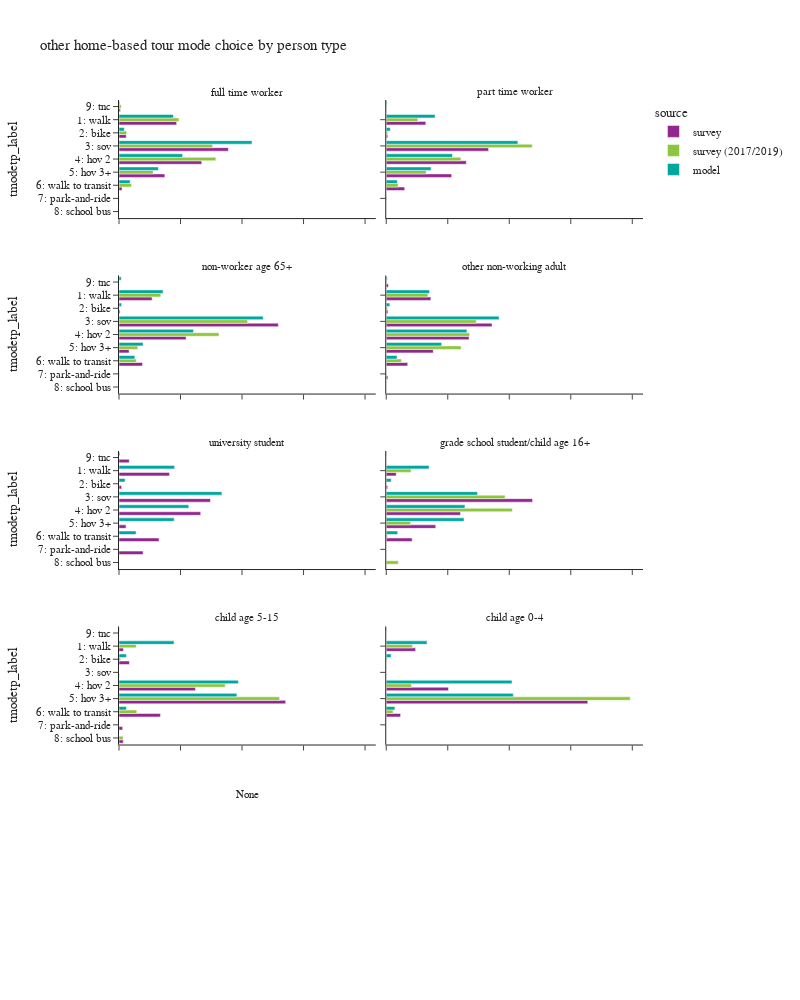

Notebook code for this chart:
### Code cell
plot_mode_choice(hb_tour,"pptyp_label",
                 {"pptyp_label":["full time worker","part time worker","non-worker age 65+","other non-working adult",
                                 "university student","grade school student/child age 16+","child age 5-15","child age 0-4"],
                  "tmodetp_label":["1: walk","2: bike","3: sov","4: hov 2","5: hov 3+","6: walk to transit",
                                   "7: park-and-ride","8: school bus","9: other–survey only"]},
                 "person type",2,1000)

### Figure 1 — Plotly figure (JSON) as saved in the notebook; plotly's stock layout.template omitted (floating-point values rounded to 4 significant figures)
{"data": [{"alignmentgroup": "True", "customdata": [[2], [459], [52], [448], [262], [145], [44], [2], [13]], "hovertemplate": "source=survey<br>pptyp_label=full time worker<br>percentage=%{x}<br>tmodetp_label=%{y}<br>sample_count=%{customdata[0]}<extra></extra>", "legendgroup": "survey", "marker": {"color": "#91268F", "pattern": {"shape": ""}}, "name": "survey", "offsetgroup": "survey", "orientation": "h", "showlegend": true, "textposition": "auto", "type": "bar", "x": [0.0005938, 0.1874, 0.02359, 0.3555, 0.2691, 0.149, 0.009953, 0.0003212, 0.004464], "xaxis": "x9", "y": [null, "1: walk", "2: bike", "3: sov", "4: hov 2", "5: hov 3+", "6: walk to transit", "7: park-and-ride", "9: tnc"], "yaxis": "y9"}, {"alignmentgroup": "True", "customdata": [[80], [11], [151], [75], [47], [25], [2]], "hovertemplate": "source=survey<br>pptyp_label=part time worker<br>percentage=%{x}<br>tmodetp_label=%{y}<br>sample_count=%{customdata[0]}<extra></extra>", "legendgroup": "survey", "marker": {"color": "#91268F", "pattern": {"shape": ""}}, "name": "survey", "offsetgroup": "survey", "orientation": "h", "showlegend": false, "textposition": "auto", "type": "bar", "x": [0.1287, 0.004936, 0.3327, 0.2602, 0.2128, 0.06002, 0.0006502], "xaxis": "x10", "y": ["1: walk", "2: bike", "3: sov", "4: hov 2", "5: hov 3+", "6: walk to transit", "9: tnc"], "yaxis": "y10"}, {"alignmentgroup": "True", "customdata": [[13], [159], [11], [428], [254], [56], [55], [4], [1]], "hovertemplate": "source=survey<br>pptyp_label=non-worker age 65+<br>percentage=%{x}<br>tmodetp_label=%{y}<br>sample_count=%{customdata[0]}<extra></extra>", "legendgroup": "survey", "marker": {"color": "#91268F", "pattern": {"shape": ""}}, "name": "survey", "offsetgroup": "survey", "orientation": "h", "showlegend": false, "textposition": "auto", "type": "bar", "x": [0.04226, 0.1077, 0.003493, 0.5181, 0.2182, 0.03289, 0.07654, 0.0006476, 0.0001449], "xaxis": "x7", "y": [null, "1: walk", "2: bike", "3: sov", "4: hov 2", "5: hov 3+", "6: walk to transit", "7: park-and-ride", "9: tnc"], "yaxis": "y7"}, {"alignmentgroup": "True", "customdata": [[4], [187], [22], [324], [194], [110], [64], [5], [7]], "hovertemplate": "source=survey<br>pptyp_label=other non-working adult<br>percentage=%{x}<br>tmodetp_label=%{y}<br>sample_count=%{customdata[0]}<extra></extra>", "legendgroup": "survey", "marker": {"color": "#91268F", "pattern": {"shape": ""}}, "name": "survey", "offsetgroup": "survey", "orientation": "h", "showlegend": false, "textposition": "auto", "type": "bar", "x": [0.001372, 0.1451, 0.005409, 0.3439, 0.2692, 0.1529, 0.06977, 0.005298, 0.007054], "xaxis": "x8", "y": [null, "1: walk", "2: bike", "3: sov", "4: hov 2", "5: hov 3+", "6: walk to transit", "7: park-and-ride", "9: tnc"], "yaxis": "y8"}, {"alignmentgroup": "True", "customdata": [[39], [5], [27], [15], [4], [10], [3], [1]], "hovertemplate": "source=survey<br>pptyp_label=university student<br>percentage=%{x}<br>tmodetp_label=%{y}<br>sample_count=%{customdata[0]}<extra></extra>", "legendgroup": "survey", "marker": {"color": "#91268F", "pattern": {"shape": ""}}, "name": "survey", "offsetgroup": "survey", "orientation": "h", "showlegend": false, "textposition": "auto", "type": "bar", "x": [0.1641, 0.008495, 0.2973, 0.2657, 0.02279, 0.13, 0.07835, 0.03329], "xaxis": "x5", "y": ["1: walk", "2: bike", "3: sov", "4: hov 2", "5: hov 3+", "6: walk to transit", "7: park-and-ride", "9: tnc"], "yaxis": "y5"}, {"alignmentgroup": "True", "customdata": [[5], [3], [17], [9], [15], [2], [1]], "hovertemplate": "source=survey<br>pptyp_label=grade school student/child age 16+<br>percentage=%{x}<br>tmodetp_label=%{y}<br>sample_count=%{customdata[0]}<extra></extra>", "legendgroup": "survey", "marker": {"color": "#91268F", "pattern": {"shape": ""}}, "name": "survey", "offsetgroup": "survey", "orientation": "h", "showlegend": false, "textposition": "auto", "type": "bar", "x": [0.03245, 0.004678, 0.4759, 0.2415, 0.1608, 0.08429, 0.0003491], "xaxis": "x6", "y": ["1: walk", "2: bike", "3: sov", "4: hov 2", "5: hov 3+", "6: walk to transit", "8: school bus"], "yaxis": "y6"}, {"alignmentgroup": "True", "customdata": [[9], [4], [1], [43], [104], [5], [1], [4]], "hovertemplate": "source=survey<br>pptyp_label=child age 5-15<br>percentage=%{x}<br>tmodetp_label=%{y}<br>sample_count=%{customdata[0]}<extra></extra>", "legendgroup": "survey", "marker": {"color": "#91268F", "pattern": {"shape": ""}}, "name": "survey", "offsetgroup": "survey", "orientation": "h", "showlegend": false, "textposition": "auto", "type": "bar", "x": [0.01448, 0.03374, 0.000817, 0.2486, 0.5419, 0.1346, 0.0119, 0.01398], "xaxis": "x3", "y": ["1: walk", "2: bike", "3: sov", "4: hov 2", "5: hov 3+", "6: walk to transit", "7: park-and-ride", "8: school bus"], "yaxis": "y3"}, {"alignmentgroup": "True", "customdata": [[26], [20], [74], [1], [1]], "hovertemplate": "source=survey<br>pptyp_label=child age 0-4<br>percentage=%{x}<br>tmodetp_label=%{y}<br>sample_count=%{customdata[0]}<extra></extra>", "legendgroup": "survey", "marker": {"color": "#91268F", "pattern": {"shape": ""}}, "name": "survey", "offsetgroup": "survey", "orientation": "h", "showlegend": false, "textposition": "auto", "type": "bar", "x": [0.09553, 0.2022, 0.6553, 0.04666, 0.0002918], "xaxis": "x4", "y": ["1: walk", "4: hov 2", "5: hov 3+", "6: walk to transit", "7: park-and-ride"], "yaxis": "y4"}, {"alignmentgroup": "True", "customdata": [[8], [806], [44], [595], [456], [166], [145], [6], [36]], "hovertemplate": "source=survey (2017/2019)<br>pptyp_label=full time worker<br>percentage=%{x}<br>tmodetp_label=%{y}<br>sample_count=%{customdata[0]}<extra></extra>", "legendgroup": "survey (2017/2019)", "marker": {"color": "#8CC63E", "pattern": {"shape": ""}}, "name": "survey (2017/2019)", "offsetgroup": "survey (2017/2019)", "orientation": "h", "showlegend": true, "textposition": "auto", "type": "bar", "x": [0.0004411, 0.195, 0.02493, 0.3045, 0.3147, 0.1112, 0.04076, 0.001106, 0.007358], "xaxis": "x9", "y": [null, "1: walk", "2: bike", "3: sov", "4: hov 2", "5: hov 3+", "6: walk to transit", "7: park-and-ride", "9: tnc"], "yaxis": "y9"}, {"alignmentgroup": "True", "customdata": [[5], [188], [9], [220], [143], [82], [55], [2], [1], [6]], "hovertemplate": "source=survey (2017/2019)<br>pptyp_label=part time worker<br>percentage=%{x}<br>tmodetp_label=%{y}<br>sample_count=%{customdata[0]}<extra></extra>", "legendgroup": "survey (2017/2019)", "marker": {"color": "#8CC63E", "pattern": {"shape": ""}}, "name": "survey (2017/2019)", "offsetgroup": "survey (2017/2019)", "orientation": "h", "showlegend": false, "textposition": "auto", "type": "bar", "x": [0.001189, 0.1028, 0.004672, 0.4749, 0.2428, 0.13, 0.03866, 0.002661, 0.0001445, 0.00225], "xaxis": "x10", "y": [null, "1: walk", "2: bike", "3: sov", "4: hov 2", "5: hov 3+", "6: walk to transit", "7: park-and-ride", "8: school bus", "9: tnc"], "yaxis": "y10"}, {"alignmentgroup": "True", "customdata": [[2], [315], [17], [598], [356], [73], [128], [9], [3]], "hovertemplate": "source=survey (2017/2019)<br>pptyp_label=non-worker age 65+<br>percentage=%{x}<br>tmodetp_label=%{y}<br>sample_count=%{customdata[0]}<extra></extra>", "legendgroup": "survey (2017/2019)", "marker": {"color": "#8CC63E", "pattern": {"shape": ""}}, "name": "survey (2017/2019)", "offsetgroup": "survey (2017/2019)", "orientation": "h", "showlegend": false, "textposition": "auto", "type": "bar", "x": [4.419e-05, 0.136, 0.001393, 0.4182, 0.3251, 0.06113, 0.0561, 0.002039, 6.495e-05], "xaxis": "x7", "y": [null, "1: walk", "2: bike", "3: sov", "4: hov 2", "5: hov 3+", "6: walk to transit", "7: park-and-ride", "9: tnc"], "yaxis": "y7"}, {"alignmentgroup": "True", "customdata": [[3], [479], [31], [480], [371], [201], [186], [5], [2], [20]], "hovertemplate": "source=survey (2017/2019)<br>pptyp_label=other non-working adult<br>percentage=%{x}<br>tmodetp_label=%{y}<br>sample_count=%{customdata[0]}<extra></extra>", "legendgroup": "survey (2017/2019)", "marker": {"color": "#8CC63E", "pattern": {"shape": ""}}, "name": "survey (2017/2019)", "offsetgroup": "survey (2017/2019)", "orientation": "h", "showlegend": false, "textposition": "auto", "type": "bar", "x": [0.0003158, 0.1354, 0.004295, 0.2927, 0.2711, 0.2435, 0.04935, 0.00131, 0.0001991, 0.001859], "xaxis": "x8", "y": [null, "1: walk", "2: bike", "3: sov", "4: hov 2", "5: hov 3+", "6: walk to transit", "7: park-and-ride", "8: school bus", "9: tnc"], "yaxis": "y8"}, {"alignmentgroup": "True", "customdata": [[9], [13], [25], [6], [4], [2]], "hovertemplate": "source=survey (2017/2019)<br>pptyp_label=grade school student/child age 16+<br>percentage=%{x}<br>tmodetp_label=%{y}<br>sample_count=%{customdata[0]}<extra></extra>", "legendgroup": "survey (2017/2019)", "marker": {"color": "#8CC63E", "pattern": {"shape": ""}}, "name": "survey (2017/2019)", "offsetgroup": "survey (2017/2019)", "orientation": "h", "showlegend": false, "textposition": "auto", "type": "bar", "x": [0.0808, 0.3865, 0.4101, 0.07933, 0.004154, 0.0391], "xaxis": "x6", "y": ["1: walk", "3: sov", "4: hov 2", "5: hov 3+", "6: walk to transit", "8: school bus"], "yaxis": "y6"}, {"alignmentgroup": "True", "customdata": [[34], [4], [68], [149], [10], [7]], "hovertemplate": "source=survey (2017/2019)<br>pptyp_label=child age 5-15<br>percentage=%{x}<br>tmodetp_label=%{y}<br>sample_count=%{customdata[0]}<extra></extra>", "legendgroup": "survey (2017/2019)", "marker": {"color": "#8CC63E", "pattern": {"shape": ""}}, "name": "survey (2017/2019)", "offsetgroup": "survey (2017/2019)", "orientation": "h", "showlegend": false, "textposition": "auto", "type": "bar", "x": [0.0559, 0.005335, 0.3453, 0.5222, 0.05793, 0.01329], "xaxis": "x3", "y": ["1: walk", "2: bike", "4: hov 2", "5: hov 3+", "6: walk to transit", "8: school bus"], "yaxis": "y3"}, {"alignmentgroup": "True", "customdata": [[2], [74], [8], [79], [187], [11]], "hovertemplate": "source=survey (2017/2019)<br>pptyp_label=child age 0-4<br>percentage=%{x}<br>tmodetp_label=%{y}<br>sample_count=%{customdata[0]}<extra></extra>", "legendgroup": "survey (2017/2019)", "marker": {"color": "#8CC63E", "pattern": {"shape": ""}}, "name": "survey (2017/2019)", "offsetgroup": "survey (2017/2019)", "orientation": "h", "showlegend": false, "textposition": "auto", "type": "bar", "x": [0.01362, 0.08566, 0.00288, 0.08221, 0.7931, 0.02254], "xaxis": "x4", "y": [null, "1: walk", "2: bike", "4: hov 2", "5: hov 3+", "6: walk to transit"], "yaxis": "y4"}, {"alignmentgroup": "True", "customdata": [[31], [157451], [15472], [385221], [184249], [114091], [32197], [2203]], "hovertemplate": "source=model<br>pptyp_label=full time worker<br>percentage=%{x}<br>tmodetp_label=%{y}<br>sample_count=%{customdata[0]}<extra></extra>", "legendgroup": "model", "marker": {"color": "#00A7A0", "pattern": {"shape": ""}}, "name": "model", "offsetgroup": "model", "orientation": "h", "showlegend": true, "textposition": "auto", "type": "bar", "x": [3.48e-05, 0.1767, 0.01737, 0.4324, 0.2068, 0.1281, 0.03614, 0.002473], "xaxis": "x9", "y": [null, "1: walk", "2: bike", "3: sov", "4: hov 2", "5: hov 3+", "6: walk to transit", "9: tnc"], "yaxis": "y9"}, {"alignmentgroup": "True", "customdata": [[7], [42328], [3518], [114031], [57385], [38881], [9586], [731]], "hovertemplate": "source=model<br>pptyp_label=part time worker<br>percentage=%{x}<br>tmodetp_label=%{y}<br>sample_count=%{customdata[0]}<extra></extra>", "legendgroup": "model", "marker": {"color": "#00A7A0", "pattern": {"shape": ""}}, "name": "model", "offsetgroup": "model", "orientation": "h", "showlegend": false, "textposition": "auto", "type": "bar", "x": [2.627e-05, 0.1588, 0.0132, 0.4279, 0.2154, 0.1459, 0.03597, 0.002743], "xaxis": "x10", "y": [null, "1: walk", "2: bike", "3: sov", "4: hov 2", "5: hov 3+", "6: walk to transit", "9: tnc"], "yaxis": "y10"}, {"alignmentgroup": "True", "customdata": [[82848], [4889], [271261], [139970], [45341], [29720], [4364]], "hovertemplate": "source=model<br>pptyp_label=non-worker age 65+<br>percentage=%{x}<br>tmodetp_label=%{y}<br>sample_count=%{customdata[0]}<extra></extra>", "legendgroup": "model", "marker": {"color": "#00A7A0", "pattern": {"shape": ""}}, "name": "model", "offsetgroup": "model", "orientation": "h", "showlegend": false, "textposition": "auto", "type": "bar", "x": [0.1432, 0.008453, 0.469, 0.242, 0.07839, 0.05138, 0.007545], "xaxis": "x7", "y": ["1: walk", "2: bike", "3: sov", "4: hov 2", "5: hov 3+", "6: walk to transit", "9: tnc"], "yaxis": "y7"}, {"alignmentgroup": "True", "customdata": [[98770], [8160], [257418], [184108], [126390], [24563], [2194]], "hovertemplate": "source=model<br>pptyp_label=other non-working adult<br>percentage=%{x}<br>tmodetp_label=%{y}<br>sample_count=%{customdata[0]}<extra></extra>", "legendgroup": "model", "marker": {"color": "#00A7A0", "pattern": {"shape": ""}}, "name": "model", "offsetgroup": "model", "orientation": "h", "showlegend": false, "textposition": "auto", "type": "bar", "x": [0.1408, 0.01163, 0.3669, 0.2624, 0.1801, 0.03501, 0.003127], "xaxis": "x8", "y": ["1: walk", "2: bike", "3: sov", "4: hov 2", "5: hov 3+", "6: walk to transit", "9: tnc"], "yaxis": "y8"}, {"alignmentgroup": "True", "customdata": [[12829], [1406], [23744], [16110], [12729], [3932], [214]], "hovertemplate": "source=model<br>pptyp_label=university student<br>percentage=%{x}<br>tmodetp_label=%{y}<br>sample_count=%{customdata[0]}<extra></extra>", "legendgroup": "model", "marker": {"color": "#00A7A0", "pattern": {"shape": ""}}, "name": "model", "offsetgroup": "model", "orientation": "h", "showlegend": false, "textposition": "auto", "type": "bar", "x": [0.1808, 0.01981, 0.3346, 0.227, 0.1794, 0.05541, 0.003016], "xaxis": "x5", "y": ["1: walk", "2: bike", "3: sov", "4: hov 2", "5: hov 3+", "6: walk to transit", "9: tnc"], "yaxis": "y5"}, {"alignmentgroup": "True", "customdata": [[10457], [1219], [22288], [19218], [18987], [2804], [107]], "hovertemplate": "source=model<br>pptyp_label=grade school student/child age 16+<br>percentage=%{x}<br>tmodetp_label=%{y}<br>sample_count=%{customdata[0]}<extra></extra>", "legendgroup": "model", "marker": {"color": "#00A7A0", "pattern": {"shape": ""}}, "name": "model", "offsetgroup": "model", "orientation": "h", "showlegend": false, "textposition": "auto", "type": "bar", "x": [0.1393, 0.01624, 0.2969, 0.256, 0.2529, 0.03735, 0.001425], "xaxis": "x6", "y": ["1: walk", "2: bike", "3: sov", "4: hov 2", "5: hov 3+", "6: walk to transit", "9: tnc"], "yaxis": "y6"}, {"alignmentgroup": "True", "customdata": [[18], [25363], [3409], [55016], [54333], [3413], [207]], "hovertemplate": "source=model<br>pptyp_label=child age 5-15<br>percentage=%{x}<br>tmodetp_label=%{y}<br>sample_count=%{customdata[0]}<extra></extra>", "legendgroup": "model", "marker": {"color": "#00A7A0", "pattern": {"shape": ""}}, "name": "model", "offsetgroup": "model", "orientation": "h", "showlegend": false, "textposition": "auto", "type": "bar", "x": [0.000127, 0.1789, 0.02405, 0.3881, 0.3833, 0.02408, 0.00146], "xaxis": "x3", "y": [null, "1: walk", "2: bike", "4: hov 2", "5: hov 3+", "6: walk to transit", "9: tnc"], "yaxis": "y3"}, {"alignmentgroup": "True", "customdata": [[4], [15506], [1866], [47847], [48359], [3291], [153]], "hovertemplate": "source=model<br>pptyp_label=child age 0-4<br>percentage=%{x}<br>tmodetp_label=%{y}<br>sample_count=%{customdata[0]}<extra></extra>", "legendgroup": "model", "marker": {"color": "#00A7A0", "pattern": {"shape": ""}}, "name": "model", "offsetgroup": "model", "orientation": "h", "showlegend": false, "textposition": "auto", "type": "bar", "x": [3.418e-05, 0.1325, 0.01595, 0.4089, 0.4132, 0.02812, 0.001307], "xaxis": "x4", "y": [null, "1: walk", "2: bike", "4: hov 2", "5: hov 3+", "6: walk to transit", "9: tnc"], "yaxis": "y4"}], "layout": {"annotations": [{"font": {}, "showarrow": false, "text": "None", "x": 0.245, "xanchor": "center", "xref": "paper", "y": 0.144, "yanchor": "bottom", "yref": "paper"}, {"font": {}, "showarrow": false, "text": "child age 5-15", "x": 0.245, "xanchor": "center", "xref": "paper", "y": 0.358, "yanchor": "bottom", "yref": "paper"}, {"font": {}, "showarrow": false, "text": "child age 0-4", "x": 0.755, "xanchor": "center", "xref": "paper", "y": 0.358, "yanchor": "bottom", "yref": "paper"}, {"font": {}, "showarrow": false, "text": "university student", "x": 0.245, "xanchor": "center", "xref": "paper", "y": 0.572, "yanchor": "bottom", "yref": "paper"}, {"font": {}, "showarrow": false, "text": "grade school student/child age 16+", "x": 0.755, "xanchor": "center", "xref": "paper", "y": 0.572, "yanchor": "bottom", "yref": "paper"}, {"font": {}, "showarrow": false, "text": "non-worker age 65+", "x": 0.245, "xanchor": "center", "xref": "paper", "y": 0.786, "yanchor": "bottom", "yref": "paper"}, {"font": {}, "showarrow": false, "text": "other non-working adult", "x": 0.755, "xanchor": "center", "xref": "paper", "y": 0.786, "yanchor": "bottom", "yref": "paper"}, {"font": {}, "showarrow": false, "text": "full time worker", "x": 0.245, "xanchor": "center", "xref": "paper", "y": 1.0, "yanchor": "bottom", "yref": "paper"}, {"font": {}, "showarrow": false, "text": "part time worker", "x": 0.755, "xanchor": "center", "xref": "paper", "y": 1.0, "yanchor": "bottom", "yref": "paper"}], "barmode": "group", "height": 1000, "legend": {"title": {"text": "source"}, "tracegroupgap": 0}, "title": {"text": "other home-based tour mode choice by person type"}, "width": 800, "xaxis": {"anchor": "y", "domain": [0.0, 0.49], "tickformat": ".1%", "title": {"text": "percentage"}}, "xaxis10": {"anchor": "y10", "domain": [0.51, 1.0], "matches": "x", "showticklabels": false, "tickformat": ".1%"}, "xaxis2": {"anchor": "y2", "domain": [0.51, 1.0], "matches": "x", "tickformat": ".1%", "title": {"text": "percentage"}}, "xaxis3": {"anchor": "y3", "domain": [0.0, 0.49], "matches": "x", "showticklabels": false, "tickformat": ".1%"}, "xaxis4": {"anchor": "y4", "domain": [0.51, 1.0], "matches": "x", "showticklabels": false, "tickformat": ".1%"}, "xaxis5": {"anchor": "y5", "domain": [0.0, 0.49], "matches": "x", "showticklabels": false, "tickformat": ".1%"}, "xaxis6": {"anchor": "y6", "domain": [0.51, 1.0], "matches": "x", "showticklabels": false, "tickformat": ".1%"}, "xaxis7": {"anchor": "y7", "domain": [0.0, 0.49], "matches": "x", "showticklabels": false, "tickformat": ".1%"}, "xaxis8": {"anchor": "y8", "domain": [0.51, 1.0], "matches": "x", "showticklabels": false, "tickformat": ".1%"}, "xaxis9": {"anchor": "y9", "domain": [0.0, 0.49], "matches": "x", "showticklabels": false, "tickformat": ".1%"}, "yaxis": {"anchor": "x", "categoryarray": ["9: other–survey only", "8: school bus", "7: park-and-ride", "6: walk to transit", "5: hov 3+", "4: hov 2", "3: sov", "2: bike", "1: walk"], "categoryorder": "array", "domain": [0.0, 0.144], "title": {"text": "tmodetp_label"}}, "yaxis10": {"anchor": "x10", "domain": [0.856, 1.0], "matches": "y", "showticklabels": false}, "yaxis2": {"anchor": "x2", "domain": [0.0, 0.144], "matches": "y", "showticklabels": false}, "yaxis3": {"anchor": "x3", "categoryarray": ["9: other–survey only", "8: school bus", "7: park-and-ride", "6: walk to transit", "5: hov 3+", "4: hov 2", "3: sov", "2: bike", "1: walk"], "categoryorder": "array", "domain": [0.214, 0.358], "matches": "y", "title": {"text": "tmodetp_label"}}, "yaxis4": {"anchor": "x4", "domain": [0.214, 0.358], "matches": "y", "showticklabels": false}, "yaxis5": {"anchor": "x5", "categoryarray": ["9: other–survey only", "8: school bus", "7: park-and-ride", "6: walk to transit", "5: hov 3+", "4: hov 2", "3: sov", "2: bike", "1: walk"], "categoryorder": "array", "domain": [0.428, 0.572], "matches": "y", "title": {"text": "tmodetp_label"}}, "yaxis6": {"anchor": "x6", "domain": [0.428, 0.572], "matches": "y", "showticklabels": false}, "yaxis7": {"anchor": "x7", "categoryarray": ["9: other–survey only", "8: school bus", "7: park-and-ride", "6: walk to transit", "5: hov 3+", "4: hov 2", "3: sov", "2: bike", "1: walk"], "categoryorder": "array", "domain": [0.642, 0.786], "matches": "y", "title": {"text": "tmodetp_label"}}, "yaxis8": {"anchor": "x8", "domain": [0.642, 0.786], "matches": "y", "showticklabels": false}, "yaxis9": {"anchor": "x9", "categoryarray": ["9: other–survey only", "8: school bus", "7: park-and-ride", "6: walk to transit", "5: hov 3+", "4: hov 2", "3: sov", "2: bike", "1: walk"], "categoryorder": "array", "domain": [0.856, 1.0], "matches": "y", "title": {"text": "tmodetp_label"}}}}
